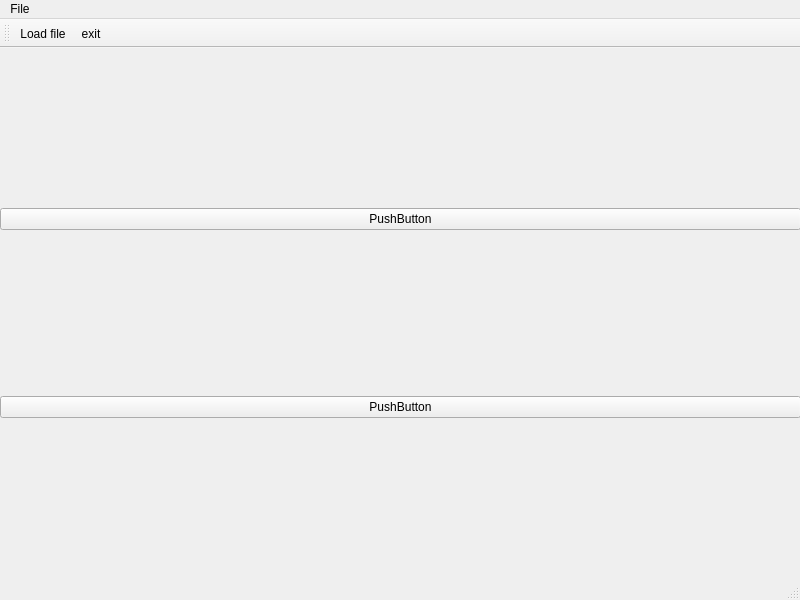
<?xml version="1.0" encoding="UTF-8"?>
<ui version="4.0">
 <class>MainWindow</class>
 <widget class="QMainWindow" name="MainWindow">
  <property name="geometry">
   <rect>
    <x>0</x>
    <y>0</y>
    <width>800</width>
    <height>600</height>
   </rect>
  </property>
  <property name="windowTitle">
   <string>MainWindow</string>
  </property>
  <widget class="QWidget" name="centralwidget">
   <widget class="QWidget" name="verticalLayoutWidget">
    <property name="geometry">
     <rect>
      <x>0</x>
      <y>0</y>
      <width>801</width>
      <height>531</height>
     </rect>
    </property>
    <layout class="QVBoxLayout" name="verticalLayout">
     <item>
      <widget class="QPushButton" name="pushButton">
       <property name="text">
        <string>PushButton</string>
       </property>
      </widget>
     </item>
     <item>
      <widget class="QPushButton" name="pushButton_2">
       <property name="text">
        <string>PushButton</string>
       </property>
      </widget>
     </item>
    </layout>
   </widget>
  </widget>
  <widget class="QMenuBar" name="menubar">
   <property name="geometry">
    <rect>
     <x>0</x>
     <y>0</y>
     <width>800</width>
     <height>21</height>
    </rect>
   </property>
   <widget class="QMenu" name="menuFile">
    <property name="title">
     <string>File</string>
    </property>
    <addaction name="actionLoad_file"/>
    <addaction name="action_exit"/>
   </widget>
   <addaction name="menuFile"/>
  </widget>
  <widget class="QStatusBar" name="statusbar"/>
  <widget class="QToolBar" name="toolBar">
   <property name="windowTitle">
    <string>toolBar</string>
   </property>
   <attribute name="toolBarArea">
    <enum>TopToolBarArea</enum>
   </attribute>
   <attribute name="toolBarBreak">
    <bool>false</bool>
   </attribute>
   <addaction name="actionLoad_file"/>
   <addaction name="action_exit"/>
  </widget>
  <action name="actionLoad_file">
   <property name="icon">
    <iconset>
     <normaloff>../images/icons/save.png</normaloff>../images/icons/save.png</iconset>
   </property>
   <property name="text">
    <string>Load file</string>
   </property>
   <property name="shortcut">
    <string>Ctrl+L</string>
   </property>
  </action>
  <action name="action_exit">
   <property name="icon">
    <iconset>
     <normaloff>../images/icons/exit.png</normaloff>../images/icons/exit.png</iconset>
   </property>
   <property name="text">
    <string>exit</string>
   </property>
   <property name="shortcut">
    <string>Esc</string>
   </property>
  </action>
 </widget>
 <resources/>
 <connections/>
</ui>
